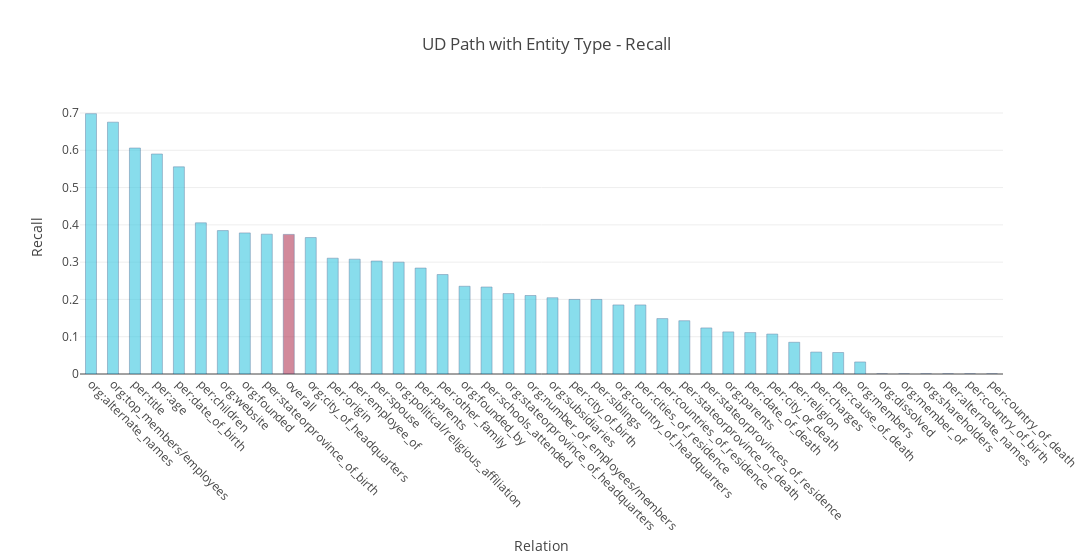

Notebook code cell kept with this figure:
### Code cell
import plotly.graph_objs as go


overall_index = next(i for (i, stat) in enumerate(stats) if stat[0] == 'overall')

colors = ['rgb(58,200,225)'] * len(stats)
colors[overall_index] = 'rgb(181,59,89)'


trace = go.Bar(
    x=[stat[0] for stat in stats],
    y=[stat[1] for stat in stats],
    name='Recall',
    width=0.5,
    marker=dict(
        color=colors,
        line=dict(
            color='rgb(8,48,107)',
            width=0.5),
        ),
    opacity=0.6
)

data = [trace]
layout = go.Layout(
    title='UD Path with Entity Type - Recall',
    xaxis_title="Relation",
    yaxis_title="Recall",        
    barmode='overlay',
    width=1200,
    xaxis = go.layout.XAxis(
        tickangle = 45,
        automargin = True
        
    )
    
        
)

fig = go.Figure(data=data, layout=layout)
iplot(fig)

### Figure 1 — Plotly figure (JSON) as saved in the notebook; plotly's stock layout.template omitted (floating-point values rounded to 4 significant figures)
{"data": [{"marker": {"color": ["rgb(58,200,225)", "rgb(58,200,225)", "rgb(58,200,225)", "rgb(58,200,225)", "rgb(58,200,225)", "rgb(58,200,225)", "rgb(58,200,225)", "rgb(58,200,225)", "rgb(58,200,225)", "rgb(181,59,89)", "rgb(58,200,225)", "rgb(58,200,225)", "rgb(58,200,225)", "rgb(58,200,225)", "rgb(58,200,225)", "rgb(58,200,225)", "rgb(58,200,225)", "rgb(58,200,225)", "rgb(58,200,225)", "rgb(58,200,225)", "rgb(58,200,225)", "rgb(58,200,225)", "rgb(58,200,225)", "rgb(58,200,225)", "rgb(58,200,225)", "rgb(58,200,225)", "rgb(58,200,225)", "rgb(58,200,225)", "rgb(58,200,225)", "rgb(58,200,225)", "rgb(58,200,225)", "rgb(58,200,225)", "rgb(58,200,225)", "rgb(58,200,225)", "rgb(58,200,225)", "rgb(58,200,225)", "rgb(58,200,225)", "rgb(58,200,225)", "rgb(58,200,225)", "rgb(58,200,225)", "rgb(58,200,225)", "rgb(58,200,225)"], "line": {"color": "rgb(8,48,107)", "width": 0.5}}, "name": "Recall", "opacity": 0.6, "type": "bar", "uid": "13a84f5e-86b3-4abf-b3f6-0dcc48205766", "width": 0.5, "x": ["org:alternate_names", "org:top_members/employees", "per:title", "per:age", "per:date_of_birth", "per:children", "org:website", "org:founded", "per:stateorprovince_of_birth", "overall", "org:city_of_headquarters", "per:origin", "per:employee_of", "per:spouse", "org:political/religious_affiliation", "per:parents", "per:other_family", "org:founded_by", "per:schools_attended", "org:stateorprovince_of_headquarters", "org:number_of_employees/members", "org:subsidiaries", "per:city_of_birth", "per:siblings", "org:country_of_headquarters", "per:cities_of_residence", "per:countries_of_residence", "per:stateorprovince_of_death", "per:stateorprovinces_of_residence", "org:parents", "per:date_of_death", "per:city_of_death", "per:religion", "per:charges", "per:cause_of_death", "org:members", "org:dissolved", "org:member_of", "org:shareholders", "per:alternate_names", "per:country_of_birth", "per:country_of_death"], "y": [0.6981, 0.6754, 0.606, 0.59, 0.5556, 0.4054, 0.3846, 0.3784, 0.375, 0.3744, 0.3659, 0.3106, 0.308, 0.303, 0.3, 0.2841, 0.2667, 0.2353, 0.2333, 0.2157, 0.2105, 0.2045, 0.2, 0.2, 0.1852, 0.1852, 0.1486, 0.1429, 0.1235, 0.1129, 0.1111, 0.1071, 0.0851, 0.0588, 0.0577, 0.0323, 0, 0, 0, 0, 0, 0]}], "layout": {"barmode": "overlay", "title": {"text": "UD Path with Entity Type - Recall"}, "width": 1200, "xaxis": {"automargin": true, "tickangle": 45, "title": {"text": "Relation"}}, "yaxis": {"title": {"text": "Recall"}}}}
